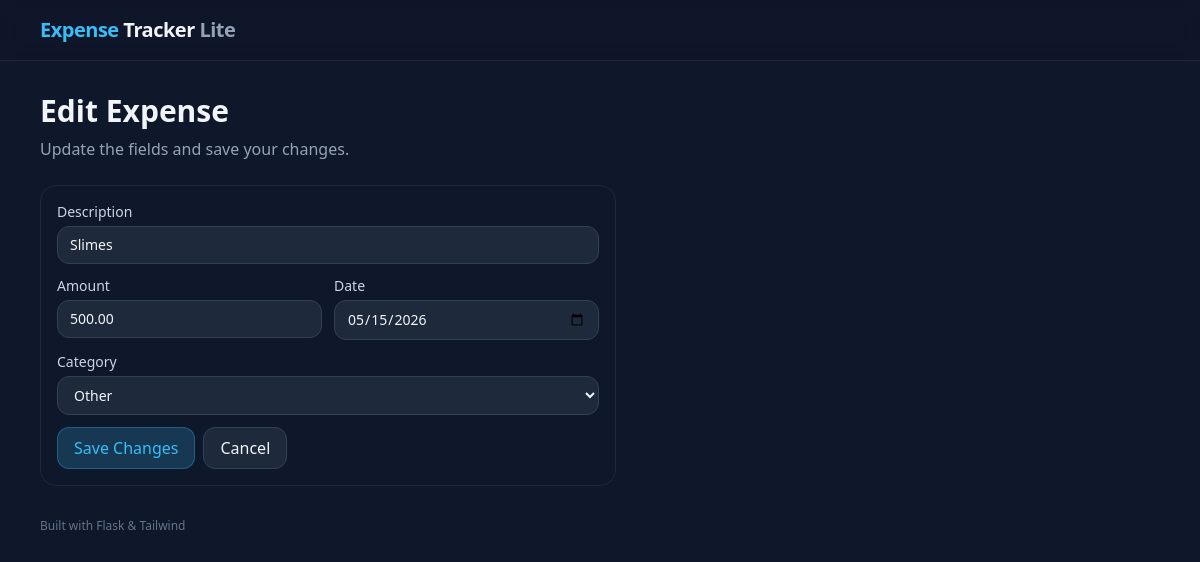
The app's page /edit/4 with its own data.
### models.py (models this page shows)
class Expense(db.Model):
    id = db.Column(db.Integer, primary_key=True)
    description = db.Column(db.String(120), nullable=False)
    amount = db.Column(db.Float, nullable=False)
    category = db.Column(db.String(50), nullable=False)
    date = db.Column(db.Date, default=date.today)

### routes.py (the view, shortened to what this page needs)
    @app.route("/edit/<int:expense_id>", methods=["GET", "POST"])
    def edit_expense(expense_id: int) -> str | Response:
        expense: Expense = Expense.query.get_or_404(expense_id)
        return render_template(
            "edit.html",
            expense=expense,
            categories=CATEGORIES,
            today=date.today().isoformat(),
        )

### templates/edit.html (shortened to what this page needs)
{% extends "base.html" %}
{% block content %}
  <h1 class="text-3xl font-semibold mb-2">Edit Expense</h1>
  <p class="text-slate-400 mb-6">Update the fields and save your changes.</p>
  <section class="max-w-xl rounded-2xl border border-slate-800 bg-slate-900 p-4">
    <form method="post" action="{{ url_for('edit_expense', expense_id=expense.id) }}" class="space-y-3">
      <label class="block text-sm">
        <span class="mb-1 block text-slate-300">Description</span>
        <input name="description"
               value="{{ expense.description }}"
               class="w-full rounded-xl bg-slate-800 border border-slate-700 px-3 py-2 text-slate-100" />
      </label>
      <div class="grid grid-cols-2 gap-3">
        <label class="block text-sm">
          <span class="mb-1 block text-slate-300">Amount</span>
          <input type="number" step="0.01" min="0.01" name="amount"
                 value="{{ '%.2f'|format(expense.amount) }}"
                 class="w-full rounded-xl bg-slate-800 border border-slate-700 px-3 py-2 text-slate-100" />
        </label>
        <label class="block text-sm">
          <span class="mb-1 block text-slate-300">Date</span>
          <input type="date" name="date"
                 value="{{ expense.date.strftime('%Y-%m-%d') if expense.date else today }}"
                 class="w-full rounded-xl bg-slate-800 border border-slate-700 px-3 py-2 text-slate-100" />
        </label>
      </div>
      <label class="block text-sm">
        <span class="mb-1 block text-slate-300">Category</span>
        <select name="category"
                class="w-full rounded-xl bg-slate-800 border border-slate-700 px-3 py-2 text-slate-100">
          {% for c in categories %}
            <option value="{{ c }}" {% if expense.category == c %}selected{% endif %}>{{ c }}</option>
          {% endfor %}
        </select>
      </label>
      <div class="flex items-center gap-2">
        <button class="rounded-xl bg-brand/20 hover:bg-brand/30 text-brand px-4 py-2 border border-brand/30"
                type="submit">Save Changes</button>
        <a class="rounded-xl bg-slate-800 hover:bg-slate-700 px-4 py-2 border border-slate-700"
           href="{{ url_for('index') }}">Cancel</a>
      </div>
    </form>
  </section>
{% endblock %}

### records on screen
Expense: description "Slimes", amount "500.00", date "05/15/2026", category "Other"
